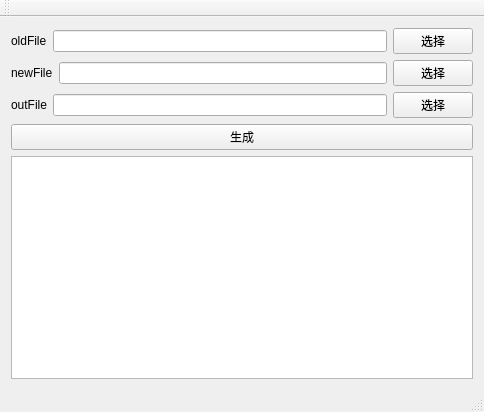
<?xml version="1.0" encoding="UTF-8"?>
<ui version="4.0">
 <class>MainWindow</class>
 <widget class="QMainWindow" name="MainWindow">
  <property name="geometry">
   <rect>
    <x>0</x>
    <y>0</y>
    <width>484</width>
    <height>412</height>
   </rect>
  </property>
  <property name="windowTitle">
   <string>MainWindow</string>
  </property>
  <widget class="QWidget" name="centralWidget">
   <property name="minimumSize">
    <size>
     <width>300</width>
     <height>200</height>
    </size>
   </property>
   <layout class="QVBoxLayout" name="verticalLayout">
    <item>
     <layout class="QHBoxLayout" name="horizontalLayout">
      <item>
       <widget class="QLabel" name="label">
        <property name="text">
         <string>oldFile</string>
        </property>
       </widget>
      </item>
      <item>
       <widget class="QLineEdit" name="path1">
        <property name="cursor">
         <cursorShape>IBeamCursor</cursorShape>
        </property>
       </widget>
      </item>
      <item>
       <widget class="QPushButton" name="in1">
        <property name="text">
         <string>选择</string>
        </property>
       </widget>
      </item>
     </layout>
    </item>
    <item>
     <layout class="QHBoxLayout" name="horizontalLayout_2">
      <item>
       <widget class="QLabel" name="label_2">
        <property name="text">
         <string>newFile</string>
        </property>
       </widget>
      </item>
      <item>
       <widget class="QLineEdit" name="path2"/>
      </item>
      <item>
       <widget class="QPushButton" name="in2">
        <property name="text">
         <string>选择</string>
        </property>
       </widget>
      </item>
     </layout>
    </item>
    <item>
     <layout class="QHBoxLayout" name="horizontalLayout_3">
      <item>
       <widget class="QLabel" name="label_3">
        <property name="text">
         <string>outFile</string>
        </property>
       </widget>
      </item>
      <item>
       <widget class="QLineEdit" name="outPath"/>
      </item>
      <item>
       <widget class="QPushButton" name="out">
        <property name="text">
         <string>选择</string>
        </property>
       </widget>
      </item>
     </layout>
    </item>
    <item>
     <widget class="QPushButton" name="run">
      <property name="text">
       <string>生成</string>
      </property>
     </widget>
    </item>
    <item>
     <widget class="QTextEdit" name="list">
      <property name="cursor" stdset="0">
       <cursorShape>ArrowCursor</cursorShape>
      </property>
      <property name="acceptDrops">
       <bool>true</bool>
      </property>
     </widget>
    </item>
   </layout>
  </widget>
  <widget class="QMenuBar" name="menuBar">
   <property name="geometry">
    <rect>
     <x>0</x>
     <y>0</y>
     <width>484</width>
     <height>26</height>
    </rect>
   </property>
  </widget>
  <widget class="QToolBar" name="mainToolBar">
   <attribute name="toolBarArea">
    <enum>TopToolBarArea</enum>
   </attribute>
   <attribute name="toolBarBreak">
    <bool>false</bool>
   </attribute>
  </widget>
  <widget class="QStatusBar" name="statusBar"/>
 </widget>
 <layoutdefault spacing="6" margin="11"/>
 <resources/>
 <connections/>
</ui>
